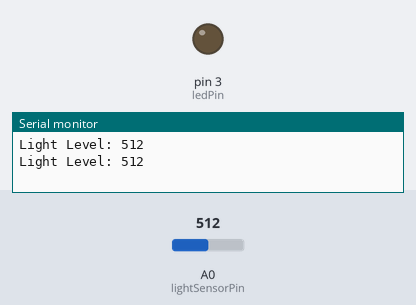
The sketch below on a simulated Arduino Uno, built with avr-gcc and run on an emulated ATmega328P. Shown: output pins drawn as LEDs (lit = HIGH), the last lines printed to the serial monitor. Inputs (shaded band) come from the test bench; at power-on: A0 (lightSensorPin) = 512.

Above: at 1.8 s.
1.9 s: A0 (lightSensorPin) set to 490
At 2.8 s:
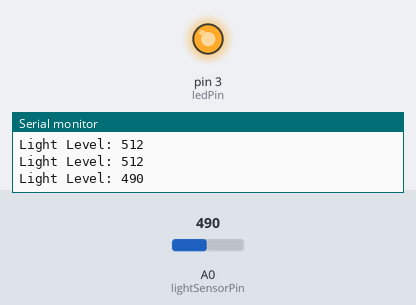
3.5 s: A0 (lightSensorPin) set to 510
At 4.4 s:
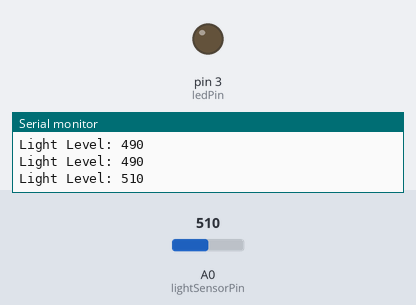
5.5 s: A0 (lightSensorPin) set to 306
At 7.1 s:
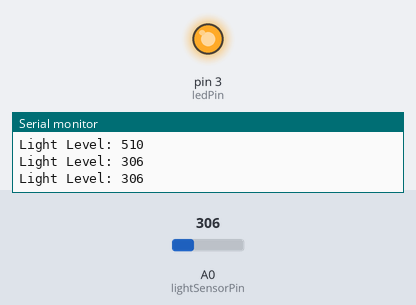
Timing chart, 0 to 8.6 s (numbered marks = the images above; inputs shaded):
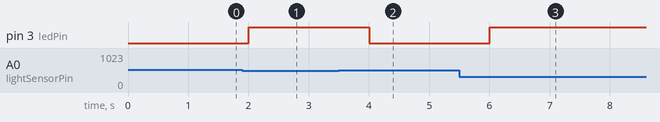

The sketch:

Module_1_Code.ino
```cpp
// C++ code
//

const int lightSensorPin = A0;  // Analog pin connected to the photoresistor
const int ledPin = 3;           // Digital pin connected to the LED
const int threshold = 500;      // Light level threshold

void setup() {
  pinMode(ledPin, OUTPUT);      // Set the LED pin as an output
  Serial.begin(9600);           // Initialize serial communication at 9600 baud
}

void loop() {
  int lightLevel = analogRead(lightSensorPin);  // Read the value from the photoresistor
  Serial.print("Light Level: ");                // Print the light level to the Serial Monitor
  Serial.println(lightLevel);

  if (lightLevel < threshold) {                 // Check if the light level is below the threshold
    digitalWrite(ledPin, HIGH);                 // Turn the LED on
  } else {
    digitalWrite(ledPin, LOW);                  // Turn the LED off
  }

  delay(1000);                                  // Wait for 1 second before repeating
}
```

Measured:
- the behaviour switches between 500 and 499 on A0 (lightSensorPin) (found by bisection; images 0 and 1)
- after the input at 1.9 s, pin 3 (ledPin): LOW → HIGH after 0.10 s
- after the input at 3.5 s, pin 3 (ledPin): HIGH → LOW after 0.50 s
- after the input at 5.5 s, pin 3 (ledPin): LOW → HIGH after 0.50 s
